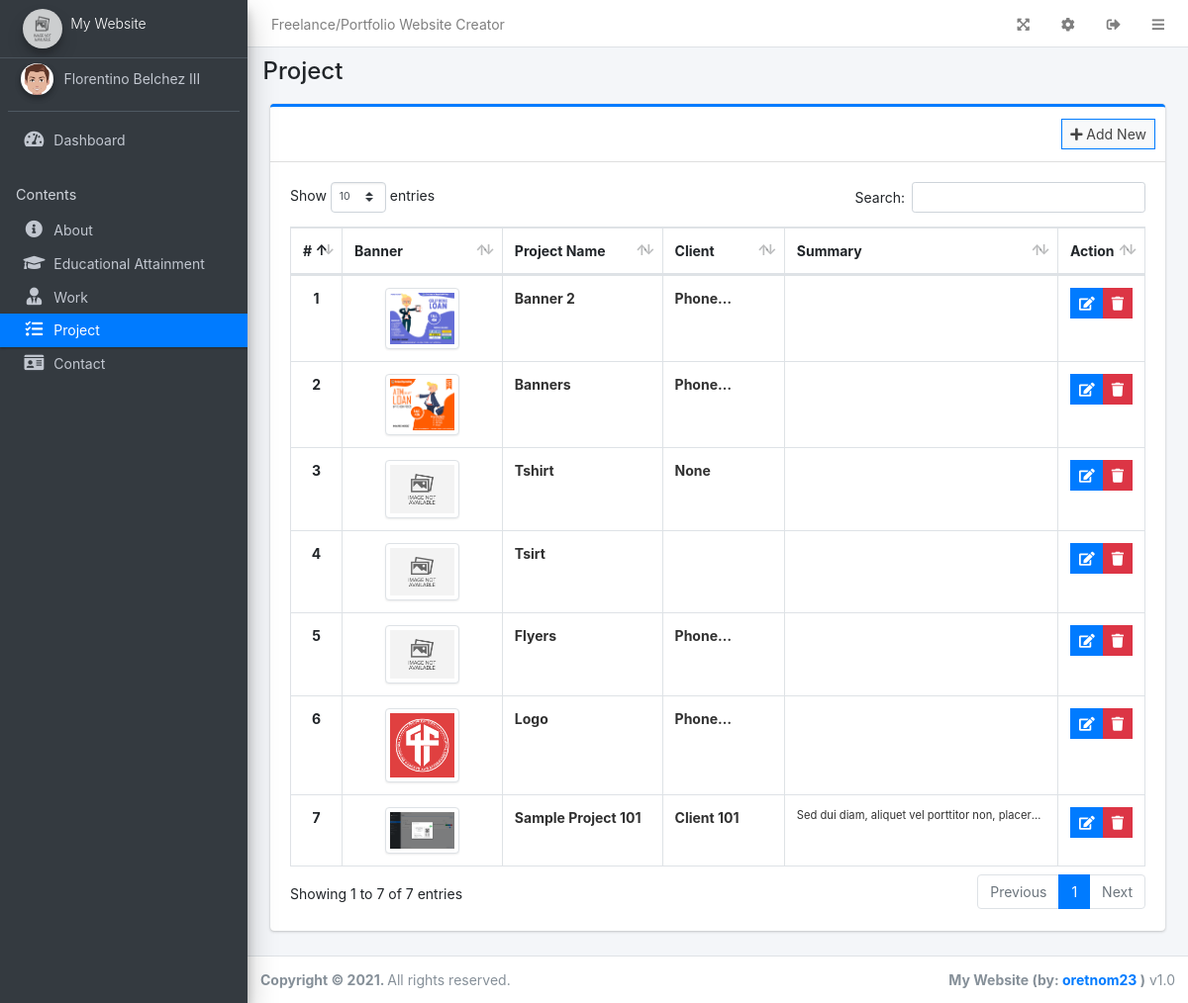
The page /admin/?page=project (signed in) on the database its author committed.
### tables this page shows
CREATE TABLE `project` (
  `id` int(30) NOT NULL,
  `name` text DEFAULT NULL,
  `summary` text DEFAULT NULL,
  `description` text DEFAULT NULL,
  `banner` text DEFAULT NULL,
  `client` text DEFAULT NULL
);

### config.php (called while the page is built, shortened)
<?php
require_once('classes/DBConnection.php');
require_once('classes/SystemSettings.php');
function validate_image($file){
	if(!empty($file)){
		if(is_file(base_app.$file)){
			return base_url.$file;
		}else{
			return base_url.'dist/img/no-image-available.png';
		}
	}else{
		return base_url.'dist/img/no-image-available.png';
	}
}
function isMobileDevice(){
    $aMobileUA = array(
        '/iphone/i' => 'iPhone',
        '/ipod/i' => 'iPod',
        '/ipad/i' => 'iPad',
        '/android/i' => 'Android',
        '/blackberry/i' => 'BlackBerry',
        '/webos/i' => 'Mobile'
    );
    return false;
}
?>

### classes/DBConnection.php (called while the page is built, shortened)
<?php
class DBConnection{
    private $host = DB_SERVER;
    private $username = DB_USERNAME;
    private $password = DB_PASSWORD;
    private $database = DB_NAME;
    public $conn;
    public function __construct(){
        if (!isset($this->conn)) {
            $this->conn = new mysqli($this->host, $this->username, $this->password, $this->database);
        }
    }
}
?>

### classes/SystemSettings.php (called while the page is built, shortened)
<?php
class SystemSettings extends DBConnection{
	function userdata($field = ''){
		if(!empty($field)){
			if(isset($_SESSION['userdata'][$field]))
				return $_SESSION['userdata'][$field];
			else
				return null;
		}else{
			return false;
		}
	}
	function info($field=''){
		if(!empty($field)){
			if(isset($_SESSION['system_info'][$field]))
				return $_SESSION['system_info'][$field];
			else
				return false;
		}else{
			return false;
		}
	}
}
$_settings = new SystemSettings();
?>

### admin/project/index.php (the view, shortened to what this page needs)
<div class="col-lg-12">
	<div class="card card-outline card-primary">
		<div class="card-header">
			<div class="card-tools">
				<a class="btn btn-block btn-sm btn-default btn-flat border-primary new_project" href="javascript:void(0)"><i class="fa fa-plus"></i> Add New</a>
			</div>
		</div>
		<div class="card-body">
			<table class="table tabe-hover table-bordered table-compact" id="list">
				<colgroup>
					<col width="5%">
					<col width="20%">
					<col width="20%">
					<col width="15%">
					<col width="35%">
					<col width="15%">
				</colgroup>
				<thead>
					<tr>
						<th class="text-center">#</th>
						<th>Banner</th>
						<th>Project Name</th>
						<th>Client</th>
						<th>Summary</th>
						<th>Action</th>
					</tr>
				</thead>
				<tbody>
					<?php
					$i = 1;
					$qry = $conn->query("SELECT * FROM `project` order by RAND() ");
					while($row= $qry->fetch_assoc()):
					?>
					<tr>
						<th class="text-center"><?php echo $i++ ?></th>
						<td><center><img src="<?php echo validate_image($row['banner']) ?>" class="banner-img img-thumbnail" alt=""></center></td>
						<td><b class="truncate-1"><?php echo ucwords($row['name']) ?></b></td>
						<td><b class="truncate-1"><?php echo ucwords($row['client']) ?></b></td>
						<td><small class="truncate-1"><?php echo $row['summary'] ?></small></td>
						<td class="text-center">
		                    <div class="btn-group">
		                        <a href="javascript:void(0)" data-id='<?php echo $row['id'] ?>' class="btn btn-primary btn-flat btn-sm manage_project">
		                          <i class="fas fa-edit"></i>
		                        </a>
		                        <button type="button" class="btn btn-danger btn-sm btn-flat delete_project" data-id="<?php echo $row['id'] ?>">
		                          <i class="fas fa-trash"></i>
		                        </button>
	                      </div>
						</td>
					</tr>
				<?php endwhile; ?>
				</tbody>
			</table>
		</div>
	</div>
</div>

### admin/index.php (shortened to what this page needs)
<?php require_once('../config.php'); ?>
 <!DOCTYPE html>
<html lang="en" class="" style="height: auto;">
<?php require_once('inc/header.php') ?>
  <body class="layout-fixed layout-footer-fixed text-sm sidebar-mini control-sidebar-slide-open layout-navbar-fixed " data-new-gr-c-s-check-loaded="14.991.0" data-gr-ext-installed="" style="height: auto;">
    <div class="wrapper">
     <?php require_once('inc/topBarNav.php') ?>
     <?php require_once('inc/navigation.php') ?>
     <?php $page = isset($_GET['page']) ? $_GET['page'] : 'home';  ?>
      <div class="content-wrapper" style="min-height: 567.854px;">
        <div class="content-header">
          <div class="container-fluid">
            <div class="row mb-2">
              <div class="col-sm-6">
                <h1 class="m-0"><?php echo ucwords(str_replace("_", " ",$page)) ?></h1>
              </div>
            </div>
          </div>
        </div>
        <section class="content">
          <div class="container-fluid">
            <?php
              if(!file_exists($page.".php") && !is_dir($page)){
                  include '404.html';
              }else{
                if(is_dir($page))
                  include $page.'/index.php';
                else
                  include $page.'.php';
              }
            ?>
          </div>
        </section>
      </div>
      <?php require_once('inc/footer.php') ?>
  </body>
</html>

### admin/inc/header.php (shortened to what this page needs)
<head>
    <link rel="stylesheet" href="<?php echo base_url ?>plugins/fontawesome-free/css/all.min.css">
    <link rel="stylesheet" href="<?php echo base_url ?>plugins/tempusdominus-bootstrap-4/css/tempusdominus-bootstrap-4.min.css">
  <link rel="stylesheet" href="<?php echo base_url ?>plugins/datatables-bs4/css/dataTables.bootstrap4.min.css">
  <link rel="stylesheet" href="<?php echo base_url ?>plugins/datatables-responsive/css/responsive.bootstrap4.min.css">
  <link rel="stylesheet" href="<?php echo base_url ?>plugins/datatables-buttons/css/buttons.bootstrap4.min.css">
  <link rel="stylesheet" href="<?php echo base_url ?>plugins/select2/css/select2.min.css">
  <link rel="stylesheet" href="<?php echo base_url ?>plugins/select2-bootstrap4-theme/select2-bootstrap4.min.css">
    <link rel="stylesheet" href="<?php echo base_url ?>plugins/icheck-bootstrap/icheck-bootstrap.min.css">
    <link rel="stylesheet" href="<?php echo base_url ?>plugins/jqvmap/jqvmap.min.css">
    <link rel="stylesheet" href="<?php echo base_url ?>dist/css/adminlte.css">
    <link rel="stylesheet" href="<?php echo base_url ?>dist/css/custom.css">
    <link rel="stylesheet" href="<?php echo base_url ?>plugins/overlayScrollbars/css/OverlayScrollbars.min.css">
    <link rel="stylesheet" href="<?php echo base_url ?>plugins/daterangepicker/daterangepicker.css">
    <link rel="stylesheet" href="<?php echo base_url ?>plugins/summernote/summernote-bs4.min.css">
  <link rel="stylesheet" href="<?php echo base_url ?>plugins/sweetalert2-theme-bootstrap-4/bootstrap-4.min.css">
  </head>

### admin/inc/topBarNav.php
<nav class="main-header navbar navbar-expand navbar-white navbar-light text-sm">
  <ul class="navbar-nav">
    <li class="nav-item d-none d-sm-inline-block">
      <a href="<?php echo base_url ?>" class="nav-link"><?php echo (!isMobileDevice()) ? $_settings->info('name'):$_settings->info('short_name'); ?></a>
    </li>
  </ul>
  <ul class="navbar-nav ml-auto">
    <li class="nav-item">
      <a class="nav-link" data-widget="fullscreen" href="#" role="button">
      <i class="fas fa-expand-arrows-alt"></i>
      </a>
    </li>
    <li class="nav-item">
      <a class="nav-link"href="<?php echo base_url.'admin/?page=system_info' ?>" role="button">
      <i class="fas fa-cog"></i>
      </a>
    </li>
    <li class="nav-item">
      <a class="nav-link"  href="javascript:void(0)" onclick="location.replace('<?php echo base_url.'/classes/Login.php?f=logout' ?>')" role="button">
      <i class="fas fa-sign-out-alt"></i>
      </a>
    </li>
    <li class="nav-item">
      <a class="nav-link" data-widget="pushmenu" href="#" role="button"><i class="fas fa-bars"></i></a>
    </li>
  </ul>
</nav>

### admin/inc/navigation.php (shortened to what this page needs)
<aside class="main-sidebar sidebar-dark-primary elevation-4">
  <a href="<?php echo base_url ?>admin" class="brand-link text-sm">
  <img src="<?php echo validate_image($_settings->info('logo'))?>" alt="Store Logo" class="brand-image img-circle elevation-3" style="opacity: .8;width: 2.5rem;height: 2.5rem;max-height: unset">
  <span class="brand-text font-weight-light"><?php echo $_settings->info('short_name') ?></span>
  </a>
  <div class="sidebar os-host os-theme-light os-host-overflow os-host-overflow-y os-host-resize-disabled os-host-transition os-host-scrollbar-horizontal-hidden">
    <div class="os-content-glue" style="margin: 0px -8px; width: 249px; height: 646px;"></div>
    <div class="os-padding">
      <div class="os-viewport os-viewport-native-scrollbars-invisible" style="overflow-y: scroll;">
        <div class="os-content" style="padding: 0px 8px; height: 100%; width: 100%;">
          <div class="user-panel mt-3 pb-3 mb-3 d-flex">
            <div class="image">
              <img src="<?php echo validate_image($_settings->userdata('avatar')) ?>" class="img-circle elevation-2" alt="User Image" style="height: 2rem;object-fit: cover">
            </div>
            <div class="info">
              <a href="<?php echo base_url ?>admin/?page=user" class="d-block"><?php echo ucwords($_settings->userdata('firstname').' '.$_settings->userdata('lastname')) ?></a>
            </div>
          </div>
          <nav class="mt-2">
             <ul class="nav nav-pills nav-sidebar flex-column nav-flat" data-widget="treeview" role="menu" data-accordion="false">
              <li class="nav-item dropdown">
                <a href="./" class="nav-link nav-home">
                  <i class="nav-icon fas fa-tachometer-alt"></i>
                  <p>
                    Dashboard
                  </p>
                </a>
              </li>
              <li class="nav-header">Contents</li>
              <li class="nav-item dropdown">
                <a href="<?php echo base_url ?>admin/?page=about" class="nav-link nav-about">
                  <i class="nav-icon fas fa-info-circle"></i>
                  <p>
                    About
                  </p>
                </a>
              </li>
              <li class="nav-item dropdown">
                <a href="<?php echo base_url ?>admin/?page=education" class="nav-link nav-education">
                  <i class="nav-icon fas fa-graduation-cap"></i>
                  <p>
                    Educational Attainment
                  </p>
                </a>
              </li>
              <li class="nav-item dropdown">
                <a href="<?php echo base_url ?>admin/?page=work" class="nav-link nav-work">
                  <i class="nav-icon fas fa-user-tie"></i>
                  <p>
                    Work
                  </p>
                </a>
              </li>
              <li class="nav-item dropdown">
                <a href="<?php echo base_url ?>admin/?page=project" class="nav-link nav-project">
                  <i class="nav-icon fas fa-tasks"></i>
                  <p>
                    Project
                  </p>
                </a>
              </li>
              <li class="nav-item dropdown">
                <a href="<?php echo base_url ?>admin/?page=contact" class="nav-link nav-contact">
                  <i class="nav-icon fas fa-id-card"></i>
                  <p>
                    Contact
                  </p>
                </a>
              </li>
            </ul>
          </nav>
        </div>
      </div>
    </div>
  </div>
</aside>

### admin/inc/footer.php (shortened to what this page needs)
<footer class="main-footer text-sm">
        <strong>Copyright © <?php echo date('Y') ?>.
        </strong>
        All rights reserved.
        <div class="float-right d-none d-sm-inline-block">
          <b><?php echo $_settings->info('short_name') ?> (by: <a href="mailto:oretnom23@gmail.com" target="blank">oretnom23</a> )</b> v1.0
        </div>
      </footer>
    </div>

### admin/project/index.php (style rules this page uses)
.banner-img { width: 75px; object-fit:contain; }

### rows shown on the page
project: banner (picture), name "Banner 2"
project: banner (picture), name "Banners"
project: name "Tshirt", client "None"
project: name "Tsirt"
project: name "Flyers"
project: banner (picture), name "Logo"
project: banner (picture), name "Sample Project 101", client "Client 101", summary "Sed dui diam, aliquet vel porttitor non,…"

### other values the page prints
$_settings->info('name') "Freelance/Portfolio Website Creator"
$_settings->info('short_name') "My Website"
$_settings->userdata('firstname').' '.$_settings->userdata('lastname') "Florentino Belchez III"
str_replace("_", " ",$page) "Project"
